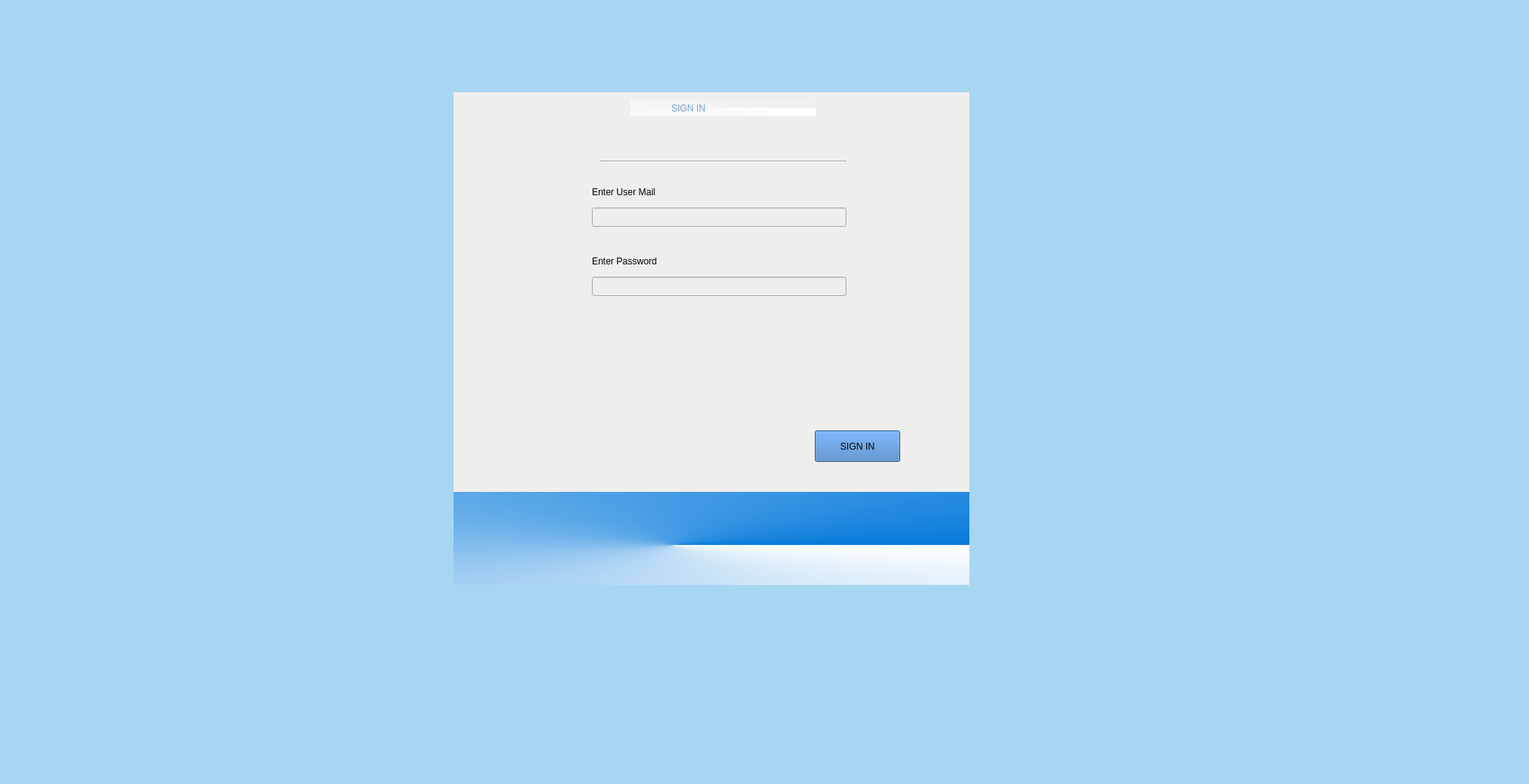
<?xml version="1.0" encoding="UTF-8"?>
<ui version="4.0">
 <class>SignIn</class>
 <widget class="QWidget" name="SignIn">
  <property name="geometry">
   <rect>
    <x>0</x>
    <y>0</y>
    <width>1989</width>
    <height>1020</height>
   </rect>
  </property>
  <property name="windowTitle">
   <string>Form</string>
  </property>
  <property name="styleSheet">
   <string notr="true">background-color: rgb(167, 214, 243);</string>
  </property>
  <widget class="QWidget" name="widget" native="true">
   <property name="geometry">
    <rect>
     <x>590</x>
     <y>120</y>
     <width>671</width>
     <height>641</height>
    </rect>
   </property>
   <property name="styleSheet">
    <string notr="true">background-color: rgb(238, 238, 236);</string>
   </property>
   <widget class="QWidget" name="verticalLayoutWidget">
    <property name="geometry">
     <rect>
      <x>180</x>
      <y>110</y>
      <width>341</width>
      <height>71</height>
     </rect>
    </property>
    <layout class="QVBoxLayout" name="verticalLayout"/>
   </widget>
   <widget class="QWidget" name="verticalLayoutWidget_2">
    <property name="geometry">
     <rect>
      <x>180</x>
      <y>200</y>
      <width>341</width>
      <height>71</height>
     </rect>
    </property>
    <layout class="QVBoxLayout" name="verticalLayout_2"/>
   </widget>
   <widget class="QLabel" name="label_2">
    <property name="geometry">
     <rect>
      <x>180</x>
      <y>120</y>
      <width>151</width>
      <height>20</height>
     </rect>
    </property>
    <property name="text">
     <string>Enter User Mail</string>
    </property>
   </widget>
   <widget class="QLineEdit" name="mailEdit">
    <property name="geometry">
     <rect>
      <x>180</x>
      <y>150</y>
      <width>331</width>
      <height>25</height>
     </rect>
    </property>
   </widget>
   <widget class="QLineEdit" name="pwdLine">
    <property name="geometry">
     <rect>
      <x>180</x>
      <y>240</y>
      <width>331</width>
      <height>25</height>
     </rect>
    </property>
   </widget>
   <widget class="QLabel" name="label_3">
    <property name="geometry">
     <rect>
      <x>180</x>
      <y>210</y>
      <width>141</width>
      <height>20</height>
     </rect>
    </property>
    <property name="text">
     <string>Enter Password</string>
    </property>
   </widget>
   <widget class="QPushButton" name="pushButton">
    <property name="geometry">
     <rect>
      <x>470</x>
      <y>440</y>
      <width>111</width>
      <height>41</height>
     </rect>
    </property>
    <property name="styleSheet">
     <string notr="true">background-color: rgb(64, 122, 191);
</string>
    </property>
    <property name="text">
     <string>SIGN IN</string>
    </property>
   </widget>
   <widget class="QLabel" name="successSignIn">
    <property name="geometry">
     <rect>
      <x>110</x>
      <y>470</y>
      <width>301</width>
      <height>31</height>
     </rect>
    </property>
    <property name="text">
     <string/>
    </property>
   </widget>
   <widget class="Line" name="line">
    <property name="geometry">
     <rect>
      <x>190</x>
      <y>80</y>
      <width>321</width>
      <height>20</height>
     </rect>
    </property>
    <property name="styleSheet">
     <string notr="true">color: rgb(52, 101, 164);
border-color: qconicalgradient(cx:0.5, cy:0.5, angle:0, stop:0 rgba(0, 174, 83, 255), stop:1 rgba(255, 255, 255, 255));</string>
    </property>
    <property name="orientation">
     <enum>Qt::Horizontal</enum>
    </property>
   </widget>
   <widget class="QWidget" name="widget_2" native="true">
    <property name="geometry">
     <rect>
      <x>0</x>
      <y>520</y>
      <width>721</width>
      <height>121</height>
     </rect>
    </property>
    <property name="styleSheet">
     <string notr="true">background-color: rgb(167, 214, 243);
background-color: qconicalgradient(cx:0.396, cy:0.574, angle:0, stop:0 rgba(6, 122, 219, 255), stop:1 rgba(255, 255, 255, 255));</string>
    </property>
   </widget>
   <widget class="QLabel" name="label_4">
    <property name="geometry">
     <rect>
      <x>230</x>
      <y>10</y>
      <width>241</width>
      <height>21</height>
     </rect>
    </property>
    <property name="styleSheet">
     <string notr="true">font: 15pt &quot;Ubuntu&quot;;
color: rgb(114, 159, 207);
background-color: qconicalgradient(cx:0.5, cy:0.5, angle:0, stop:0 rgba(40, 232, 47, 0), stop:1 rgba(255, 255, 255, 255));</string>
    </property>
    <property name="text">
     <string>                SIGN IN</string>
    </property>
   </widget>
  </widget>
 </widget>
 <resources/>
 <connections/>
</ui>
